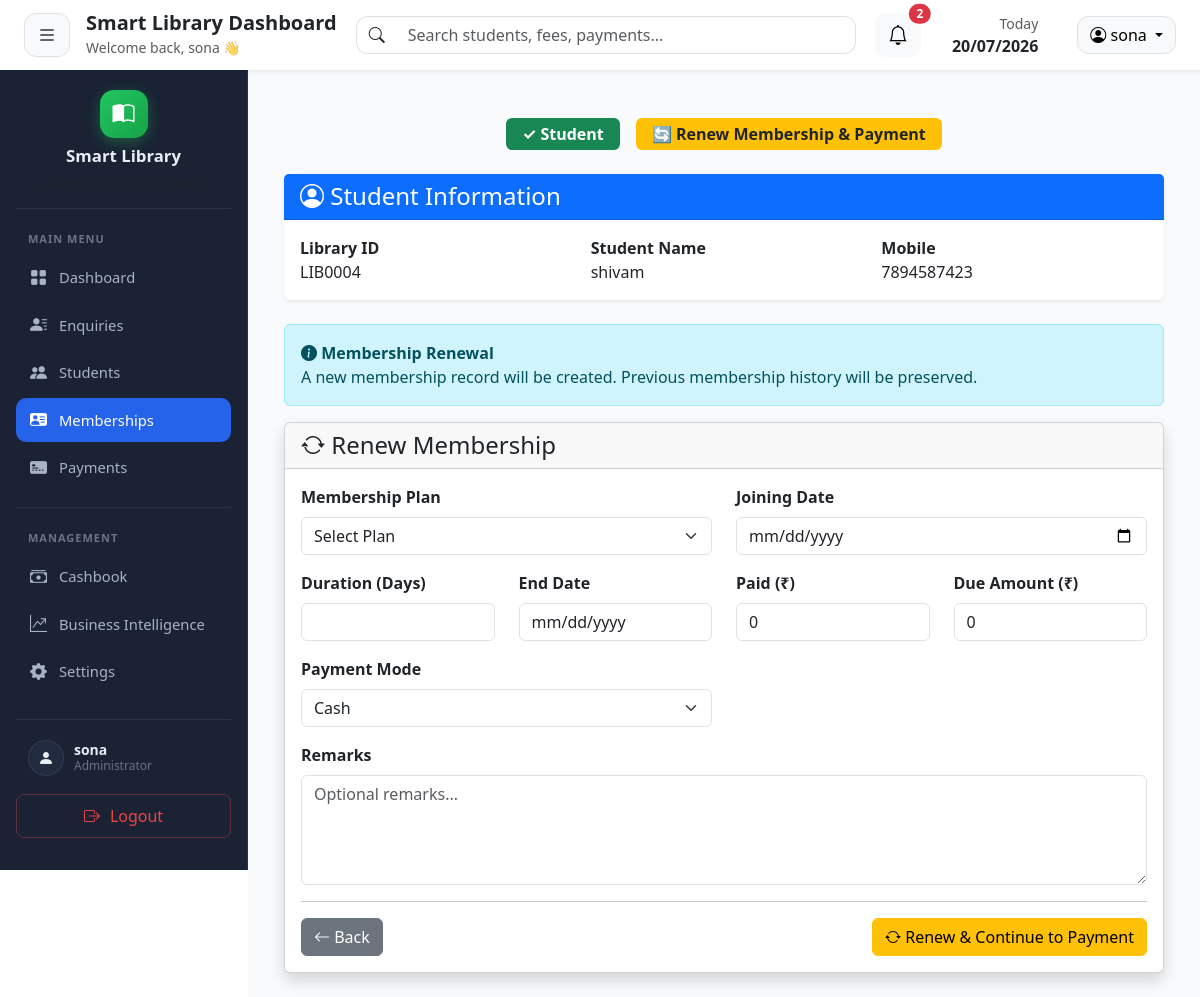
/memberships/renew/4 (signed in), run on the app's committed database.
### tables this page shows
CREATE TABLE "students" (
                student_id  INTEGER PRIMARY KEY AUTOINCREMENT,
                admin_id    INTEGER NOT NULL DEFAULT 1,
                enquiry_id  INTEGER,
                full_name   TEXT NOT NULL,
                mobile      TEXT NOT NULL,
                address     TEXT,
                id_proof    TEXT,
                purpose     TEXT,
                shift       TEXT,
                join_date   DATE,
                status      TEXT DEFAULT 'Active',
                created_at  TIMESTAMP DEFAULT CURRENT_TIMESTAMP,
                UNIQUE(mobile, admin_id)
            );

### routes/membership.py (the view, shortened to what this page needs)
@membership_bp.route("/renew/<int:student_id>", methods=["GET", "POST"])
def renew(student_id):
    if "admin_id" not in session:
        return redirect("/")
    admin_id = session["admin_id"]
    conn = get_connection()
    cursor = conn.cursor()
    cursor.execute(
        "SELECT * FROM students WHERE student_id=? AND admin_id=?",
        (student_id, admin_id)
    )
    student = cursor.fetchone()
    if student is None:
        conn.close()
        flash("Student not found.", "danger")
        return redirect(url_for("student.index"))
    cursor.execute(
        "SELECT membership_id FROM memberships WHERE student_id=? LIMIT 1",
        (student_id,)
    )
    if cursor.fetchone() is None:
        conn.close()
        flash("No existing membership found. Please create a membership first.", "warning")
        return redirect(url_for("membership.create", student_id=student_id))
    conn.close()
    return render_template("memberships/renew.html", student=student)

### database/db.py (called while the page is built)
def get_connection():
    connection = sqlite3.connect(DATABASE_PATH)
    connection.row_factory = sqlite3.Row
    return connection

### templates/memberships/renew.html (shortened to what this page needs)
{% extends "layouts/base.html" %}
{% block content %}
<div class="container-fluid mt-4">
    <div class="mb-4">
        <div class="d-flex justify-content-center gap-3">
            <span class="badge bg-success fs-6 px-3 py-2">
                ✓ Student
            </span>
            <span class="badge bg-warning text-dark fs-6 px-3 py-2">
                🔄 Renew Membership &amp; Payment
            </span>
        </div>
    </div>
    <div class="card shadow-sm border-0 mb-4">
        <div class="card-header bg-primary text-white">
            <h4 class="mb-0">
                <i class="bi bi-person-circle"></i>
                Student Information
            </h4>
        </div>
        <div class="card-body">
            <div class="row">
                <div class="col-md-4">
                    <strong>Library ID</strong>
                    <p class="mb-0">
                        LIB{{ "%04d"|format(student.student_id) }}
                    </p>
                </div>
                <div class="col-md-4">
                    <strong>Student Name</strong>
                    <p class="mb-0">
                        {{ student.full_name }}
                    </p>
                </div>
                <div class="col-md-4">
                    <strong>Mobile</strong>
                    <p class="mb-0">
                        {{ student.mobile }}
                    </p>
                </div>
            </div>
        </div>
    </div>
    <div class="alert alert-info">
        <i class="bi bi-info-circle-fill"></i>
        <strong>Membership Renewal</strong>
        <br>
        A new membership record will be created. Previous membership history will be preserved.
    </div>
    <div class="card shadow">
        <div class="card-header">
            <h4 class="mb-0">
                <i class="bi bi-arrow-repeat"></i>
                Renew Membership
            </h4>
        </div>
        <div class="card-body">
            <form method="POST">
                <div class="row">
                    <div class="col-md-6 mb-3">
                        <label class="form-label fw-bold">
                            Membership Plan
                        </label>
                        <select
                            class="form-select"
                            id="plan_name"
                            name="plan_name"
                            required>
                            <option value="">Select Plan</option>
                        </select>
                    </div>
                    <div class="col-md-6 mb-3">
                        <label class="form-label fw-bold">
                            Joining Date
                        </label>
                        <input
                            type="date"
                            class="form-control"
                            id="joining_date"
                            name="joining_date"
                            required>
                    </div>
                </div>
                <div class="row">
                    <div class="col-md-3 mb-3">
                        <label class="form-label fw-bold">
                            Duration (Days)
                        </label>
                        <input
                            type="number"
                            class="form-control"
                            id="duration"
                            name="duration_days"
                            required>
                    </div>
                    <div class="col-md-3 mb-3">
                        <label class="form-label fw-bold">
                            End Date
                        </label>
                        <input
                            type="date"
                            class="form-control"
                            id="end_date"
                            name="end_date"
                            readonly
                            required>
                    </div>
                    <div class="col-md-3 mb-3">
                        <label class="form-label fw-bold">
                            Paid (₹)
                        </label>
                        <input
                            type="number"
                            class="form-control"
                            name="paid_amount"
                            placeholder="Amount Paid"
                            min="0"
                            value="0"
                            required>
                    </div>
                    <div class="col-md-3 mb-3">
                        <label class="form-label fw-bold">
                            Due Amount (₹)
                        </label>
                        <input
                            type="number"
                            class="form-control"
                            name="due_amount"
                            placeholder="0"
                            min="0"
                            value="0">
                    </div>
                </div>
                <div class="row">
                    <div class="col-md-6 mb-3">
                        <label class="form-label fw-bold">
                            Payment Mode
                        </label>
                        <select class="form-select" name="payment_mode">
                            <option value="Cash">Cash</option>
                        </select>
                    </div>
                </div>
                <div class="mb-3">
                    <label class="form-label fw-bold">
                        Remarks
                    </label>
                    <textarea
                        class="form-control"
                        rows="4"
                        name="remarks"
                        placeholder="Optional remarks..."></textarea>
                </div>
                <hr>
                <div class="d-flex justify-content-between">
                    <a
                        href="{{ url_for('student.view', student_id=student.student_id) }}"
                        class="btn btn-secondary">
                        <i class="bi bi-arrow-left"></i>
                        Back
                    </a>
                    <button
                        type="submit"
                        class="btn btn-warning">
                        <i class="bi bi-arrow-repeat"></i>
                        Renew & Continue to Payment
                    </button>
                </div>
            </form>
        </div>
    </div>
</div>
{% endblock %}

### data on the page
students: student_id "0004", full_name "shivam", mobile "7894587423"

### other printed values
{{ session.get('username', 'Admin') }} "sona"
{{ counts.total }} "2"
